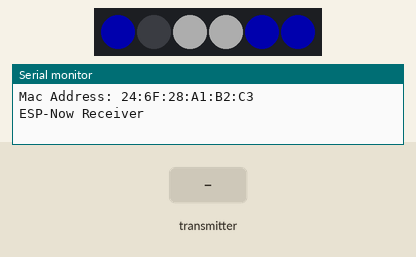
Bench run of a sketch on a simulated ESP8266 (NodeMCU). Shown: 6 RGB LEDs in strip order, left to right, the last lines printed to the serial monitor. Inputs (shaded band) come from the test bench. Dim RGB values are drawn brighter than linear; WiFi joins after 1.5 s; servers stay silent unless stated.

Above: at 1.2 s.
1.3 s: the transmitter starts sending psi = 1
At 1.8 s:
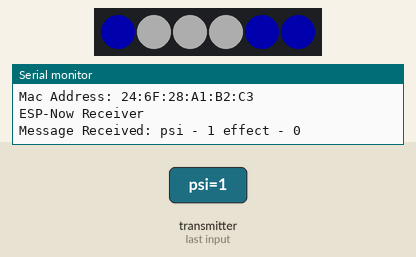
2.8 s: the transmitter starts sending psi = 0
At 4.1 s:
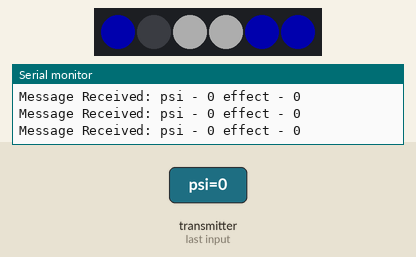
Timing chart, 0 to 5.8 s (numbered marks = the images above; inputs shaded):
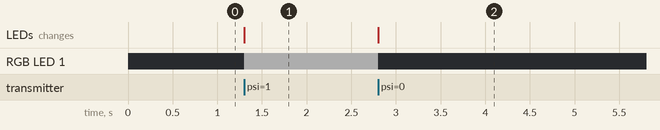

The sketch:

dome.ino
```cpp
#include <Arduino.h>
#include <ESP8266WiFi.h>
#include <espnow.h>
#include <Adafruit_NeoPixel.h>

#define LED_PIN D4
#define LED_COUNT 6
#define BRIGHTNESS 50

#define LED_HP 0
#define LED_PSI 1
#define FRONT_LOGIC_1 2
#define FRONT_LOGIC_2 3
#define REAR_LOGIC_1 4
#define REAR_LOGIC_2 5


const char* ssid = "60 Chequers Avenue PiNet";
const char* password = "trial3211";


typedef struct dome_message {
  bool psi; // Flash the PSI
  int effect; // Trigger an effect
};

dome_message latestDomeMessage;
Adafruit_NeoPixel pixels = Adafruit_NeoPixel(LED_COUNT, LED_PIN, NEO_GRB + NEO_KHZ800);

void onDataReceiver(uint8_t * mac, uint8_t *incomingData, uint8_t len) {
   // We don't use mac to verify the sender
   // Let us transform the incomingData into our message structure
   memcpy(&latestDomeMessage, incomingData, sizeof(latestDomeMessage));
   Serial.print("Message Received: psi - ");
   Serial.print(latestDomeMessage.psi);
   Serial.print(" effect - ");
   Serial.println(latestDomeMessage.effect);
}


void setup() {
  Serial.begin(115200);
  WiFi.disconnect();
  ESP.eraseConfig();

  // Wifi STA Mode
  WiFi.mode(WIFI_STA);
  //WiFi.begin(ssid, password);

  // Get Mac Add
  Serial.print("Mac Address: ");
  Serial.print(WiFi.macAddress());
  Serial.println("\nESP-Now Receiver");

  // Initializing the ESP-NOW
  if (esp_now_init() != 0) {
    Serial.println("Problem during ESP-NOW init");
    return;
  }

  esp_now_set_self_role(ESP_NOW_ROLE_SLAVE);
  // We can register the receiver callback function
  esp_now_register_recv_cb(onDataReceiver);

  pixels.begin();
  pixels.setBrightness(BRIGHTNESS);
  pixels.show();

  // HP
  pixels.setPixelColor(LED_HP, pixels.Color(0, 0, 255));

  // PSI
  pixels.setPixelColor(LED_PSI, pixels.Color(0, 0, 0));

  // Front Logic
  pixels.setPixelColor(FRONT_LOGIC_1, pixels.Color(255, 255, 255));
  pixels.setPixelColor(FRONT_LOGIC_2, pixels.Color(255, 255, 255));

  // Read Logic
  pixels.setPixelColor(REAR_LOGIC_1, pixels.Color(0, 0, 255));
  pixels.setPixelColor(REAR_LOGIC_2, pixels.Color(0, 0, 255));

  pixels.show();
}

void loop() {
  // put your main code here, to run repeatedly:
  if (latestDomeMessage.psi == 1) {
    pixels.setPixelColor(LED_PSI, pixels.Color(255, 255, 255));
    pixels.show();
  } else {
    pixels.setPixelColor(LED_PSI, pixels.Color(0, 0, 0));
     pixels.show();
  }
}
```

Measured:
- after the input at 1.3 s, RGB LED 1: off → RGB(50, 50, 50) at once; the LEDs: change at once (image 1)
- after the input at 2.8 s, RGB LED 1: RGB(50, 50, 50) → off at once; the LEDs: change at once (image 2)
